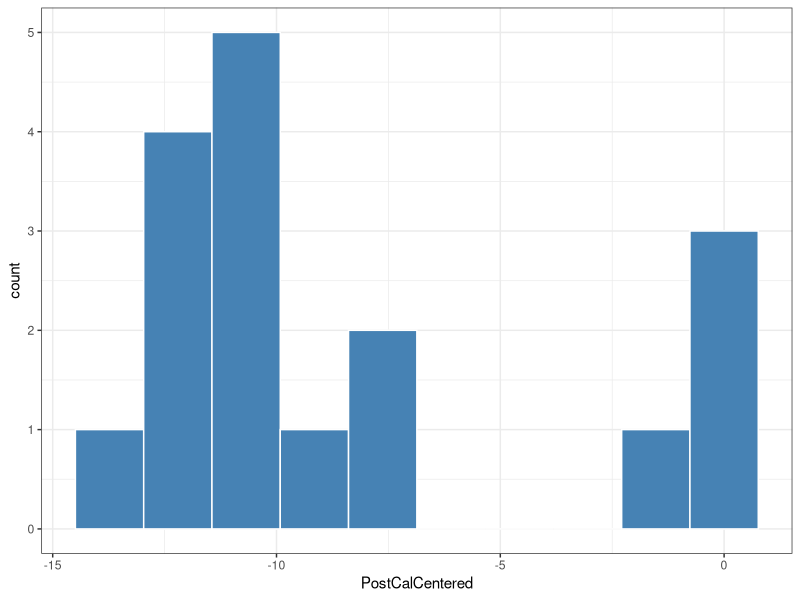
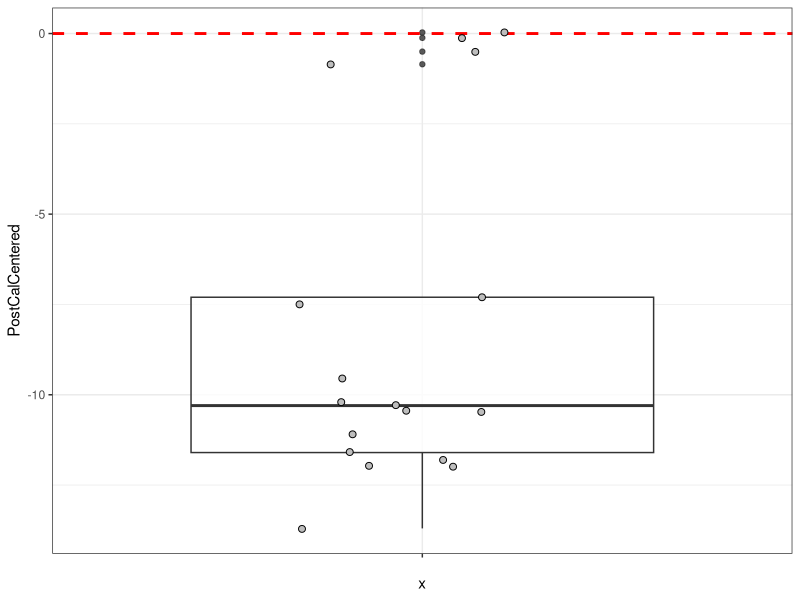
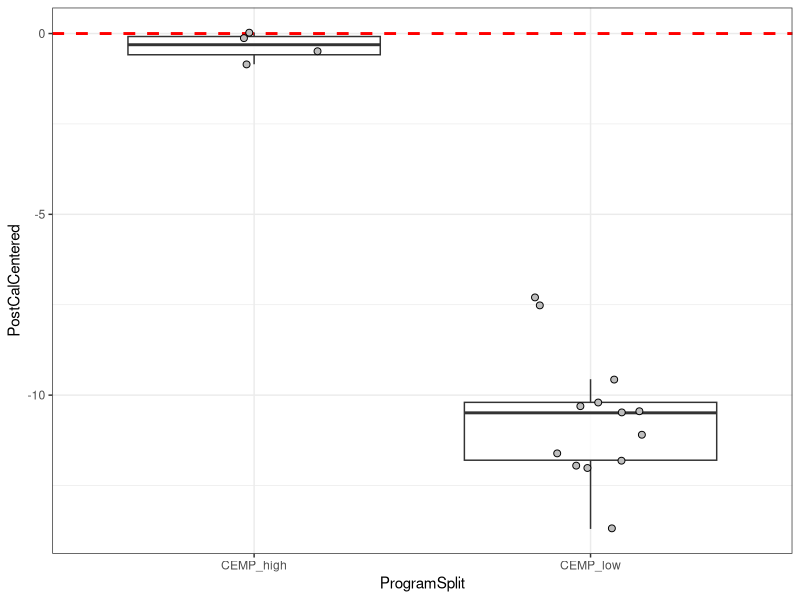
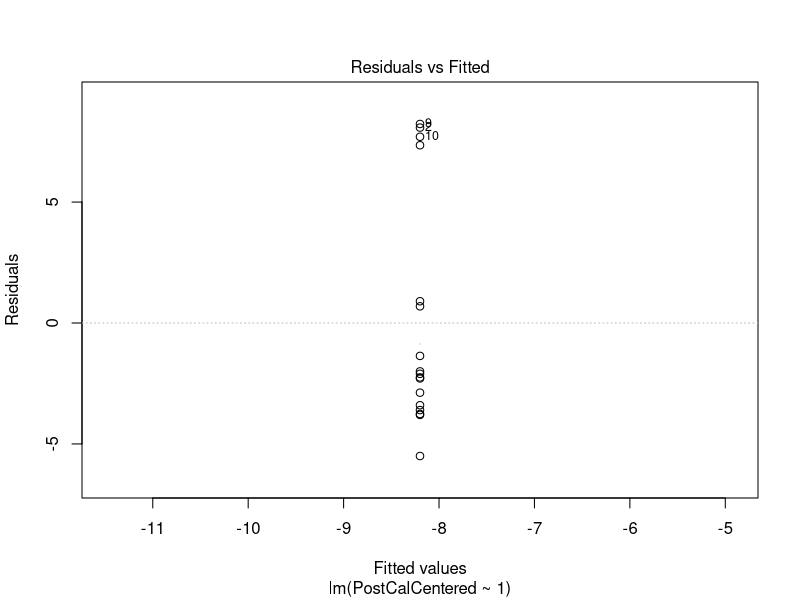
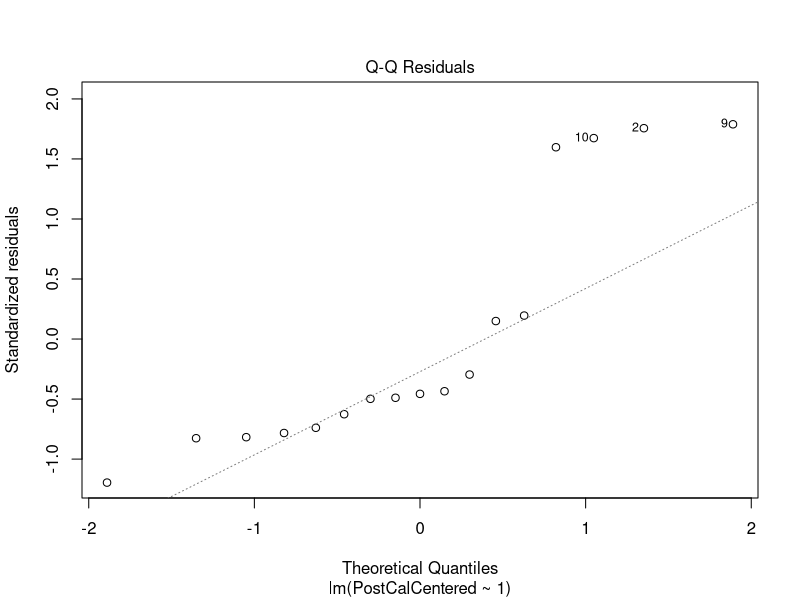
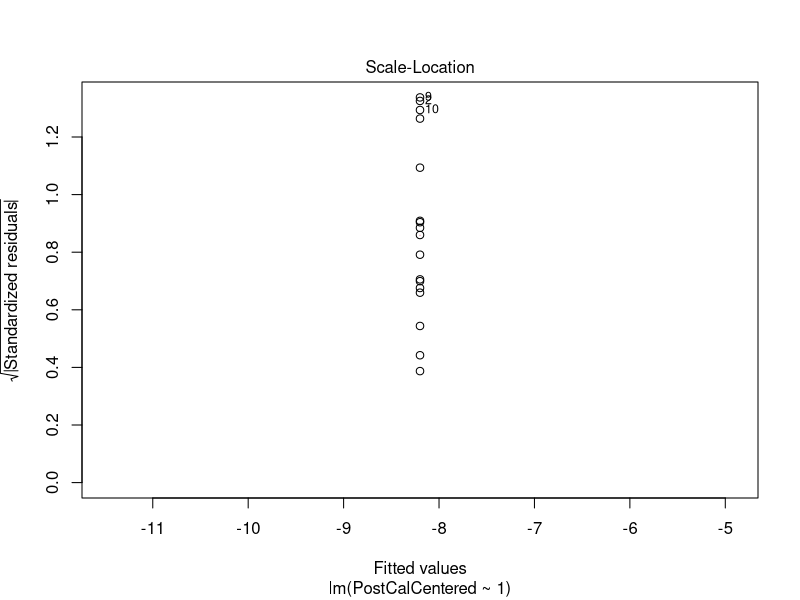
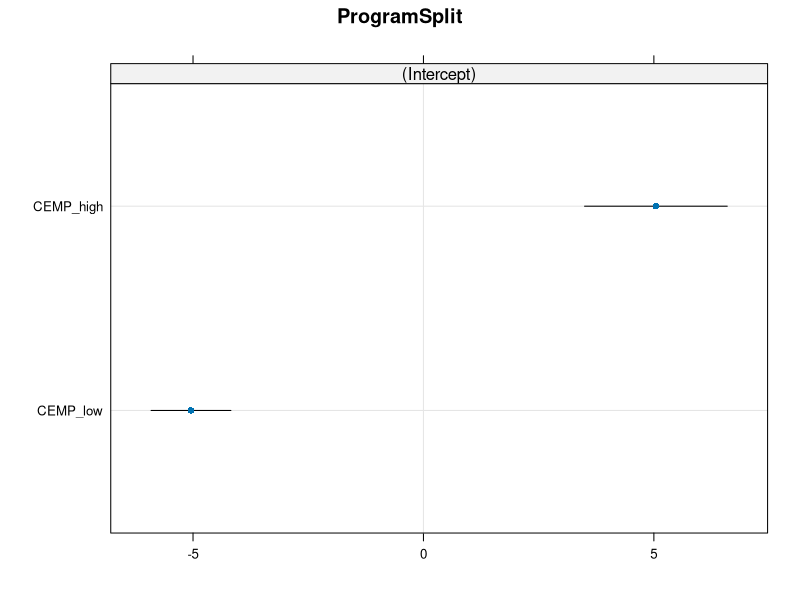
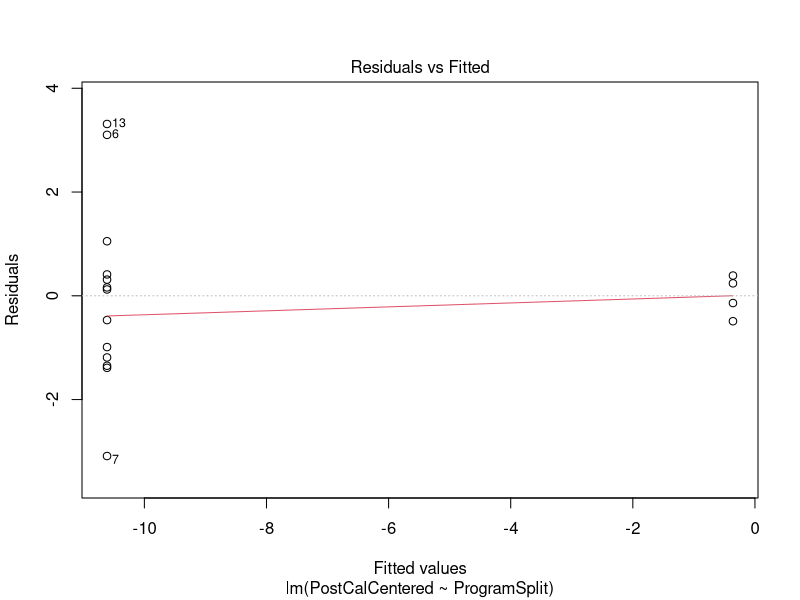

Write R code to recreate these figures, in order.
## ---- chunk 1
#| message: FALSE
#| warning: FALSE

library(tidyverse)
library(lme4)
library(lmerTest)
library(lattice)
library(emmeans)
## ---- chunk 2
#| message: FALSE
#| warning: FALSE

df_turb <- read_csv(here::here('05_SpecialStudies/QA_TurbiditySensors/moreturbiditydata.csv'))

df_post <- df_turb %>% filter(Type == 'postcal')
df_pre <- df_turb %>% filter(Type == 'precal')

# all post-cal is new standard (24E) and all pre-cal is old standard (23F, except for 24B)
## ---- chunk 3
df_turb <- df_post %>%
  mutate(PostCalCentered = Turbidity_FNU - 124, # center the data at 0
         PostCalDate = as.Date(Date, format = '%m/%d/%Y'))
## ---- chunk 4
ggplot(df_turb, aes(x = PostCalCentered)) +
  geom_histogram(bins = 10, fill = 'steelblue', color = 'white') +
  theme_bw()
## ---- chunk 5
ggplot(df_turb, aes(x = '', y = PostCalCentered)) +
  geom_boxplot(alpha = 0.8) +
  geom_hline(yintercept = 0, color = 'red', linetype = 'dashed', linewidth = 1) +
  geom_jitter(width = 0.2, shape = 21, size = 2, fill = 'gray') +
  theme_bw()
## ---- chunk 6
df_split <- df_turb %>%
  mutate(
    ProgramSplit = case_when(
      PostCalCentered < -5 ~ 'CEMP_low',
      PostCalCentered >= -5 ~ 'CEMP_high',
    )
  ) %>%
  mutate(ProgramSplit = factor(ProgramSplit, levels = c('CEMP_high','CEMP_low')))
## ---- chunk 7
ggplot(df_split, aes(x = ProgramSplit, y = PostCalCentered)) +
  geom_boxplot(alpha = 0.8, outliers = FALSE) +
  geom_hline(yintercept = 0, color = 'red', linetype = 'dashed', linewidth = 1) +
  geom_jitter(width = 0.2, shape = 21, size = 2, fill = 'gray') +
  theme_bw()
## ---- chunk 8
mod1 <- lm(PostCalCentered ~ 1, data = df_turb)

summary(mod1)
## ---- chunk 9
#| layout-ncol: 2

plot(mod1)
## ---- chunk 10
mod2r <- lmer(PostCalCentered ~ (1|ProgramSplit), data = df_split, REML = FALSE)

summary(mod2r)
## ---- chunk 11
ranef(mod2r)
dotplot(ranef(mod2r, condVar = TRUE))
## ---- chunk 12
mod2f <- lm(PostCalCentered ~ ProgramSplit, data = df_split)

summary(mod2f)
## ---- chunk 13
#| layout-ncol: 2

plot(mod2f)
## ---- chunk 14
emm3f <- emmeans(mod2f, ~ ProgramSplit)
summary(emm3f, infer = TRUE)
## ---- chunk 15
AIC(mod1, mod2f)
BIC(mod1, mod2f)
## ---- chunk 16
ggplot(df_split, aes(x = PostCalDate, y = PostCalCentered+124, fill = ProgramSplit)) +
  geom_hline(yintercept = 124, color = 'black', linetype = 'dashed', linewidth = 0.8) +
  geom_point(size = 2.5, shape = 21, color = 'black') +
  theme_bw()
## ---- chunk 17
# write_csv(df_split, '05_SpecialStudies/QA_TurbiditySensors/split_data.csv')
